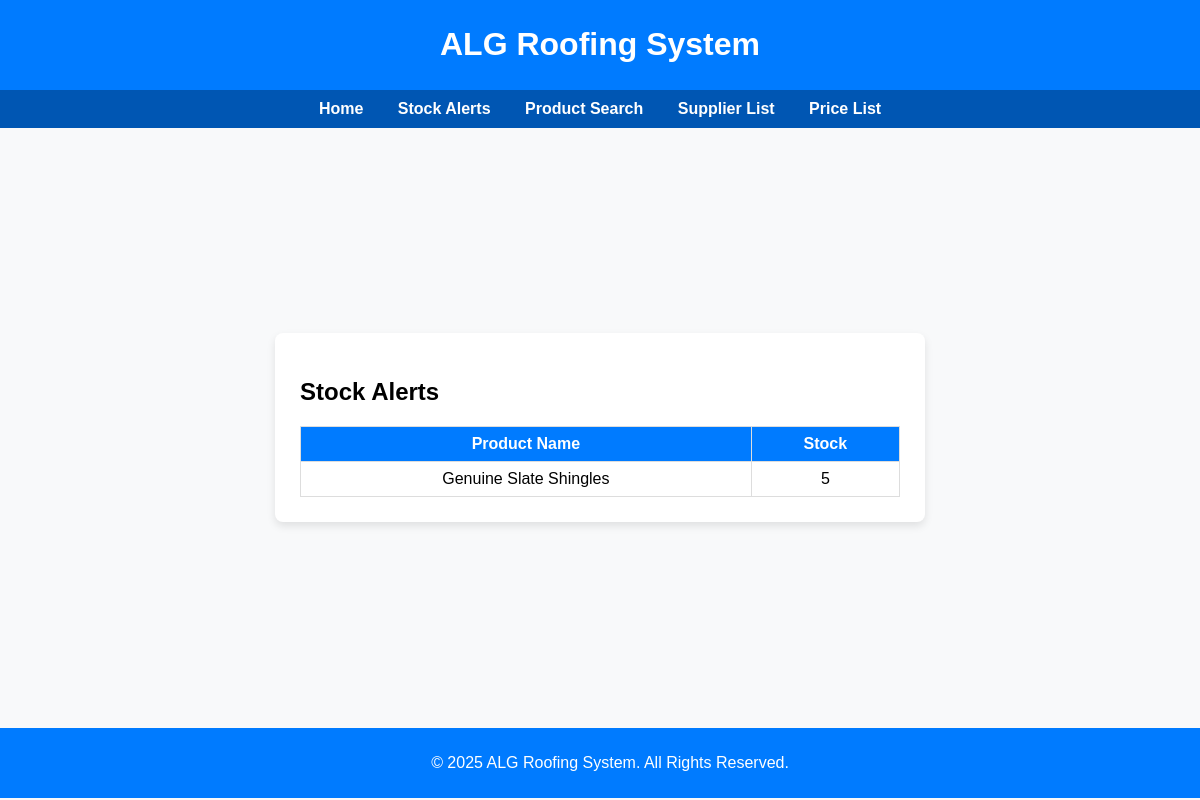
Before: /stock_alerts.php with the older database file.
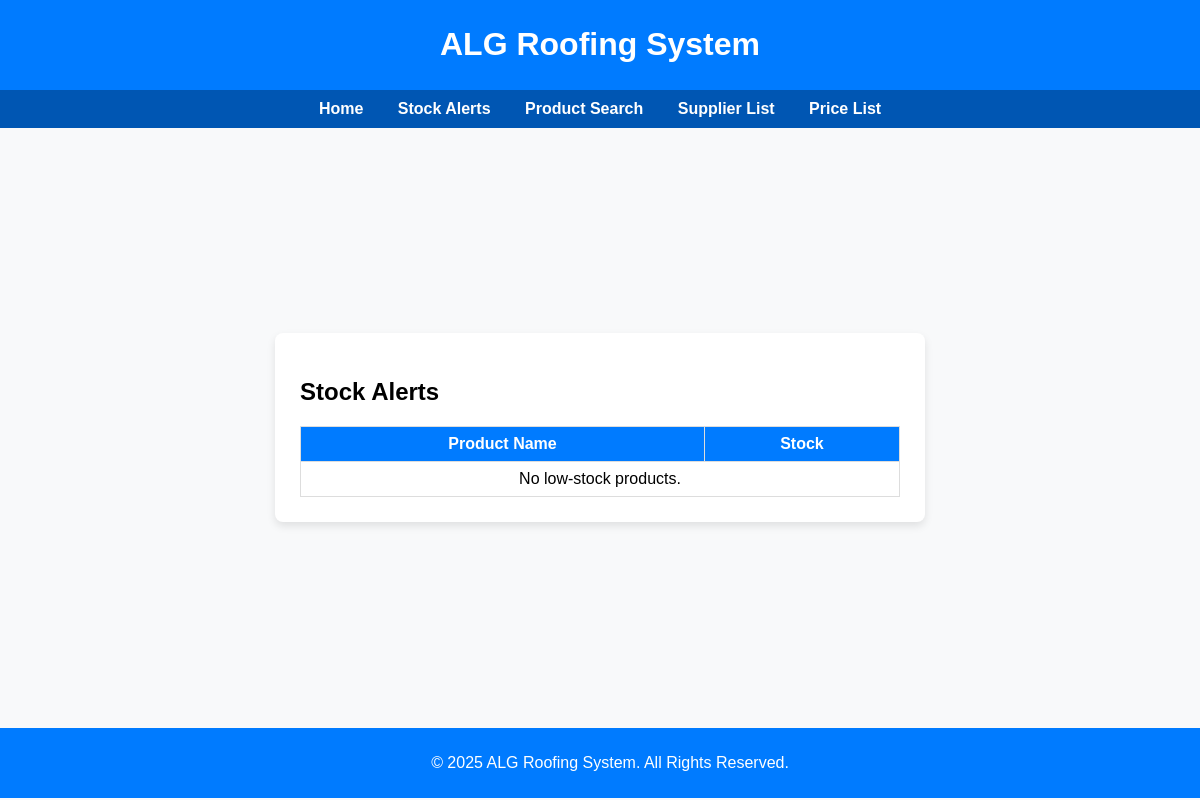
After: the same page with the newer database file.
### tables this page shows
CREATE TABLE `product` (
  `Product_id` int(11) NOT NULL,
  `Category_id` int(11) DEFAULT NULL,
  `Supplier_id` int(11) DEFAULT NULL,
  `Name` varchar(50) NOT NULL,
  `Description` text DEFAULT NULL,
  `Price` decimal(10,2) NOT NULL,
  `Stock` int(11) NOT NULL,
  `Reorder_Level` int(11) NOT NULL DEFAULT 10
);

### stock_alerts.php (the view, shortened to what this page needs)
<?php include("db.php"); ?>
<!DOCTYPE html>
<html lang="en">
<head>
</head>
<body>
    <header>
        <h1>ALG Roofing System</h1>
    </header>
    <nav>
    <a href="index.php">Home</a>
    <a href="stock_alerts.php">Stock Alerts</a>
    <a href="products.php">Product Search</a>
    <a href="supplier_list.php">Supplier List</a>
    <a href="price_list.php">Price List</a>
</nav>
    <main>
        <div class="card">
            <h2>Stock Alerts</h2>
            <table>
                <tr><th>Product Name</th><th>Stock</th></tr>
                <?php
                $sql = "SELECT Name, Stock FROM Product WHERE Stock <= 5";
                $result = $conn->query($sql);
                if ($result->num_rows > 0) {
                    while($row = $result->fetch_assoc()) {
                        echo "<tr><td>".$row["Name"]."</td><td>".$row["Stock"]."</td></tr>";
                    }
                } else {
                    echo "<tr><td colspan='2'>No low-stock products.</td></tr>";
                }
                ?>
            </table>
        </div>
    </main>
    <footer>
        <p>&copy; 2025 ALG Roofing System. All Rights Reserved.</p>
    </footer>
</body>
</html>

Changed rows visible on the page:
removed product: Name "Genuine Slate Shingles", Stock "5"
Other visible differences:
text now shown: "No low-stock products."
